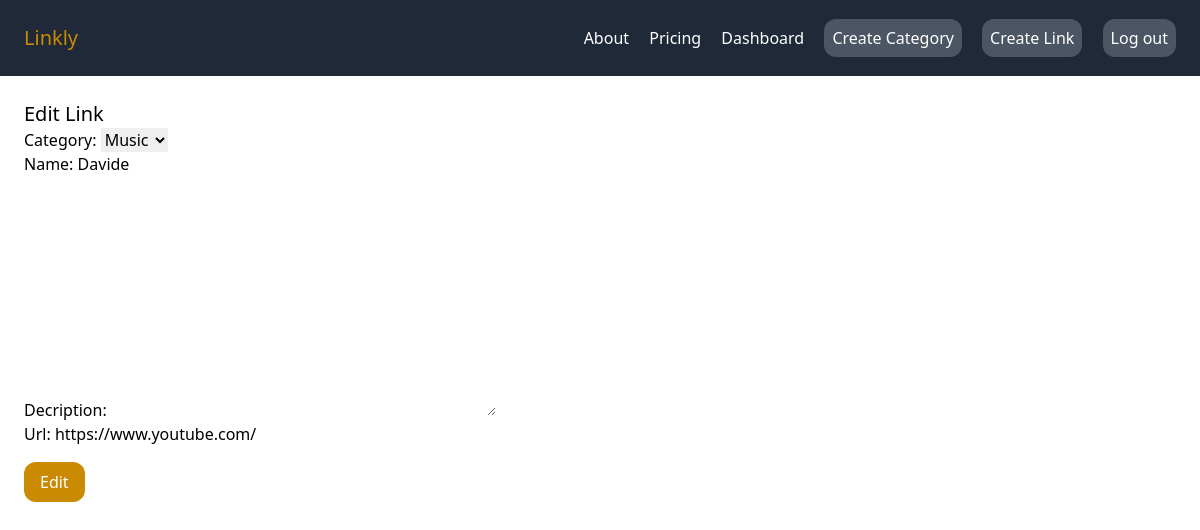
/link/edit_link/12/ (signed in), run on the app's committed database.
### link/models.py (models this page shows, shortened)
class Link(models.Model):
    category = models.ForeignKey(Category, related_name='links', on_delete=models.CASCADE)
    name = models.CharField(max_length=225)
    decription = models.TextField(null=True, blank=True)
    url = models.CharField(max_length=225)
    created_by = models.ForeignKey(User, related_name="links", on_delete=models.CASCADE)
    created_at = models.DateField(auto_now_add=True)

class Category(models.Model):
    name = models.CharField(max_length=225)
    created_by = models.ForeignKey(User, related_name="categories", on_delete=models.CASCADE)
    created_at = models.DateField(auto_now_add=True)
    def __str__(self):
        return self.name

### link/views.py (the view)
# urls.py: path("edit_link/<int:pk>/", views.edit_link, name="edit_link" ),
@login_required
def edit_link(request, pk):
    link = Link.objects.get(id=pk)
    form = LinkForm(request.POST or None, instance=link)
    if form.is_valid():
            link = form.save(commit=False)
            link.created_by = request.user
            link.save()
            return redirect('/dashboard/')
    else:
        form = LinkForm(instance=link)
        return render(request, 'link/edit_link.html', {'form': form})

### link/forms.py
class LinkForm(forms.ModelForm):
    class Meta:
        model=Link
        fields=('category', 'name', 'decription', 'url',)

### link/templates/link/edit_link.html (shortened to what this page needs)
{% extends 'core/base.html' %}
{% block content %}
<h1 class="text-xl">Edit Link</h1>
<form method="post" action=".">
 {{ form.as_p }}
 <button class="mt-4 py-2 px-4 bg-yellow-600 text-white rounded-xl">Edit</button>
</form>
{% endblock %}

### data on the page
Link: category "Music", url "https://www.youtube.com/"
Category: name "Davide"
